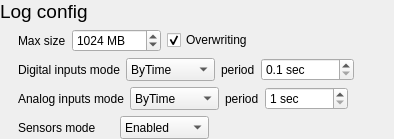
                <widget class="QWidget" name="networkConfigWidget_3" native="true">
                 <layout class="QVBoxLayout" name="verticalLayout_26">
                  <property name="leftMargin">
                   <number>0</number>
                  </property>
                  <property name="topMargin">
                   <number>0</number>
                  </property>
                  <property name="rightMargin">
                   <number>0</number>
                  </property>
                  <property name="bottomMargin">
                   <number>0</number>
                  </property>
                  <item>
                   <widget class="QLabel" name="label_20">
                    <property name="font">
                     <font>
                      <pointsize>14</pointsize>
                     </font>
                    </property>
                    <property name="text">
                     <string>Log config</string>
                    </property>
                   </widget>
                  </item>
                  <item>
                   <layout class="QVBoxLayout" name="verticalLayout_32">
                    <property name="leftMargin">
                     <number>18</number>
                    </property>
                    <property name="bottomMargin">
                     <number>0</number>
                    </property>
                    <item>
                     <widget class="QWidget" name="gsmModbusAsciiGroupWidget_17" native="true">
                      <layout class="QHBoxLayout" name="horizontalLayout_56">
                       <property name="leftMargin">
                        <number>0</number>
                       </property>
                       <property name="topMargin">
                        <number>0</number>
                       </property>
                       <property name="rightMargin">
                        <number>0</number>
                       </property>
                       <property name="bottomMargin">
                        <number>0</number>
                       </property>
                       <item>
                        <widget class="QLabel" name="label_4">
                         <property name="text">
                          <string>Max size</string>
                         </property>
                        </widget>
                       </item>
                       <item>
                        <widget class="QSpinBox" name="logMaxSizeSpinBox">
                         <property name="suffix">
                          <string> MB</string>
                         </property>
                         <property name="minimum">
                          <number>1</number>
                         </property>
                         <property name="maximum">
                          <number>131072</number>
                         </property>
                         <property name="singleStep">
                          <number>10</number>
                         </property>
                         <property name="value">
                          <number>1024</number>
                         </property>
                        </widget>
                       </item>
                       <item>
                        <widget class="QCheckBox" name="logOverwritingCheckBox">
                         <property name="text">
                          <string>Overwriting</string>
                         </property>
                         <property name="checked">
                          <bool>true</bool>
                         </property>
                        </widget>
                       </item>
                       <item>
                        <spacer name="horizontalSpacer_50">
                         <property name="orientation">
                          <enum>Qt::Horizontal</enum>
                         </property>
                         <property name="sizeHint" stdset="0">
                          <size>
                           <width>40</width>
                           <height>20</height>
                          </size>
                         </property>
                        </spacer>
                       </item>
                      </layout>
                     </widget>
                    </item>
                   </layout>
                  </item>
                  <item>
                   <layout class="QVBoxLayout" name="verticalLayout_31">
                    <property name="leftMargin">
                     <number>18</number>
                    </property>
                    <property name="bottomMargin">
                     <number>0</number>
                    </property>
                    <item>
                     <widget class="QWidget" name="gsmModbusAsciiGroupWidget_16" native="true">
                      <layout class="QHBoxLayout" name="horizontalLayout_55">
                       <property name="leftMargin">
                        <number>0</number>
                       </property>
                       <property name="topMargin">
                        <number>0</number>
                       </property>
                       <property name="rightMargin">
                        <number>0</number>
                       </property>
                       <property name="bottomMargin">
                        <number>0</number>
                       </property>
                       <item>
                        <widget class="QLabel" name="label_29">
                         <property name="minimumSize">
                          <size>
                           <width>96</width>
                           <height>0</height>
                          </size>
                         </property>
                         <property name="text">
                          <string>Digital inputs mode</string>
                         </property>
                        </widget>
                       </item>
                       <item>
                        <widget class="QComboBox" name="digitalInputsLogModeComboBox">
                         <property name="minimumSize">
                          <size>
                           <width>89</width>
                           <height>23</height>
                          </size>
                         </property>
                         <property name="currentIndex">
                          <number>1</number>
                         </property>
                         <item>
                          <property name="text">
                           <string>Disabled</string>
                          </property>
                         </item>
                         <item>
                          <property name="text">
                           <string>ByTime</string>
                          </property>
                         </item>
                         <item>
                          <property name="text">
                           <string>ByChange</string>
                          </property>
                         </item>
                        </widget>
                       </item>
                       <item>
                        <widget class="QLabel" name="digitInputsLogLabel">
                         <property name="text">
                          <string>period</string>
                         </property>
                        </widget>
                       </item>
                       <item>
                        <widget class="QDoubleSpinBox" name="digitalInputsLogPeriodSpinBox">
                         <property name="suffix">
                          <string> sec</string>
                         </property>
                         <property name="decimals">
                          <number>1</number>
                         </property>
                         <property name="minimum">
                          <double>0.100000000000000</double>
                         </property>
                         <property name="maximum">
                          <double>86400.000000000000000</double>
                         </property>
                         <property name="singleStep">
                          <double>10.000000000000000</double>
                         </property>
                        </widget>
                       </item>
                       <item>
                        <spacer name="horizontalSpacer_49">
                         <property name="orientation">
                          <enum>Qt::Horizontal</enum>
                         </property>
                         <property name="sizeHint" stdset="0">
                          <size>
                           <width>40</width>
                           <height>20</height>
                          </size>
                         </property>
                        </spacer>
                       </item>
                      </layout>
                     </widget>
                    </item>
                   </layout>
                  </item>
                  <item>
                   <layout class="QVBoxLayout" name="verticalLayout_29">
                    <property name="leftMargin">
                     <number>18</number>
                    </property>
                    <property name="bottomMargin">
                     <number>0</number>
                    </property>
                    <item>
                     <widget class="QWidget" name="gsmModbusAsciiGroupWidget_14" native="true">
                      <layout class="QHBoxLayout" name="horizontalLayout_53">
                       <property name="leftMargin">
                        <number>0</number>
                       </property>
                       <property name="topMargin">
                        <number>0</number>
                       </property>
                       <property name="rightMargin">
                        <number>0</number>
                       </property>
                       <property name="bottomMargin">
                        <number>0</number>
                       </property>
                       <item>
                        <widget class="QLabel" name="label_26">
                         <property name="minimumSize">
                          <size>
                           <width>96</width>
                           <height>0</height>
                          </size>
                         </property>
                         <property name="text">
                          <string>Analog inputs mode</string>
                         </property>
                        </widget>
                       </item>
                       <item>
                        <widget class="QComboBox" name="analogInputsLogModeComboBox">
                         <property name="minimumSize">
                          <size>
                           <width>89</width>
                           <height>23</height>
                          </size>
                         </property>
                         <property name="currentIndex">
                          <number>1</number>
                         </property>
                         <item>
                          <property name="text">
                           <string>Disabled</string>
                          </property>
                         </item>
                         <item>
                          <property name="text">
                           <string>ByTime</string>
                          </property>
                         </item>
                        </widget>
                       </item>
                       <item>
                        <widget class="QLabel" name="analogInputsLogLabel">
                         <property name="text">
                          <string>period</string>
                         </property>
                        </widget>
                       </item>
                       <item>
                        <widget class="QSpinBox" name="analogInputsLogPeriodSpinBox">
                         <property name="suffix">
                          <string> sec</string>
                         </property>
                         <property name="minimum">
                          <number>1</number>
                         </property>
                         <property name="maximum">
                          <number>86400</number>
                         </property>
                         <property name="singleStep">
                          <number>10</number>
                         </property>
                        </widget>
                       </item>
                       <item>
                        <spacer name="horizontalSpacer_47">
                         <property name="orientation">
                          <enum>Qt::Horizontal</enum>
                         </property>
                         <property name="sizeHint" stdset="0">
                          <size>
                           <width>40</width>
                           <height>20</height>
                          </size>
                         </property>
                        </spacer>
                       </item>
                      </layout>
                     </widget>
                    </item>
                   </layout>
                  </item>
                  <item>
                   <layout class="QVBoxLayout" name="verticalLayout_28">
                    <property name="leftMargin">
                     <number>18</number>
                    </property>
                    <property name="bottomMargin">
                     <number>0</number>
                    </property>
                    <item>
                     <widget class="QWidget" name="gsmModbusAsciiGroupWidget_12" native="true">
                      <layout class="QHBoxLayout" name="horizontalLayout_51">
                       <property name="leftMargin">
                        <number>0</number>
                       </property>
                       <property name="topMargin">
                        <number>0</number>
                       </property>
                       <property name="rightMargin">
                        <number>0</number>
                       </property>
                       <property name="bottomMargin">
                        <number>0</number>
                       </property>
                       <item>
                        <widget class="QLabel" name="label_24">
                         <property name="minimumSize">
                          <size>
                           <width>96</width>
                           <height>0</height>
                          </size>
                         </property>
                         <property name="text">
                          <string>Sensors mode</string>
                         </property>
                        </widget>
                       </item>
                       <item>
                        <widget class="QComboBox" name="sensorsLogModeComboBox">
                         <property name="minimumSize">
                          <size>
                           <width>89</width>
                           <height>23</height>
                          </size>
                         </property>
                         <property name="currentIndex">
                          <number>1</number>
                         </property>
                         <item>
                          <property name="text">
                           <string>Disabled</string>
                          </property>
                         </item>
                         <item>
                          <property name="text">
                           <string>Enabled</string>
                          </property>
                         </item>
                        </widget>
                       </item>
                       <item>
                        <spacer name="horizontalSpacer_45">
                         <property name="orientation">
                          <enum>Qt::Horizontal</enum>
                         </property>
                         <property name="sizeHint" stdset="0">
                          <size>
                           <width>40</width>
                           <height>20</height>
                          </size>
                         </property>
                        </spacer>
                       </item>
                      </layout>
                     </widget>
                    </item>
                   </layout>
                  </item>
                 </layout>
                </widget>
